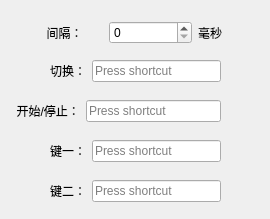
<?xml version="1.0" encoding="UTF-8"?>
<ui version="4.0">
 <class>Widget</class>
 <widget class="QWidget" name="Widget">
  <property name="geometry">
   <rect>
    <x>0</x>
    <y>0</y>
    <width>270</width>
    <height>219</height>
   </rect>
  </property>
  <property name="windowTitle">
   <string>小小按键精灵</string>
  </property>
  <widget class="QWidget" name="layoutWidget_switch">
   <property name="geometry">
    <rect>
     <x>50</x>
     <y>60</y>
     <width>171</width>
     <height>25</height>
    </rect>
   </property>
   <layout class="QFormLayout" name="form_switch">
    <item row="0" column="0">
     <widget class="QLabel" name="label_switch">
      <property name="text">
       <string>切换：</string>
      </property>
      <property name="buddy">
       <cstring>keySequence_switch</cstring>
      </property>
     </widget>
    </item>
    <item row="0" column="1">
     <widget class="QKeySequenceEdit" name="keySequence_switch"/>
    </item>
   </layout>
  </widget>
  <widget class="QWidget" name="layoutWidget_key1">
   <property name="geometry">
    <rect>
     <x>50</x>
     <y>140</y>
     <width>171</width>
     <height>25</height>
    </rect>
   </property>
   <layout class="QFormLayout" name="form_key1">
    <item row="0" column="0">
     <widget class="QLabel" name="label_key1">
      <property name="text">
       <string>键一：</string>
      </property>
      <property name="buddy">
       <cstring>keySequence_key1</cstring>
      </property>
     </widget>
    </item>
    <item row="0" column="1">
     <widget class="QKeySequenceEdit" name="keySequence_key1"/>
    </item>
   </layout>
  </widget>
  <widget class="QWidget" name="layoutWidget_start">
   <property name="geometry">
    <rect>
     <x>10</x>
     <y>100</y>
     <width>211</width>
     <height>25</height>
    </rect>
   </property>
   <layout class="QFormLayout" name="form_start">
    <item row="0" column="0">
     <widget class="QLabel" name="label__start">
      <property name="text">
       <string>  开始/停止：</string>
      </property>
      <property name="buddy">
       <cstring>keySequence_start</cstring>
      </property>
     </widget>
    </item>
    <item row="0" column="1">
     <widget class="QKeySequenceEdit" name="keySequence_start"/>
    </item>
   </layout>
  </widget>
  <widget class="QWidget" name="layoutWidget_key2">
   <property name="geometry">
    <rect>
     <x>50</x>
     <y>180</y>
     <width>171</width>
     <height>25</height>
    </rect>
   </property>
   <layout class="QFormLayout" name="form_key2">
    <item row="0" column="0">
     <widget class="QLabel" name="label_key2">
      <property name="text">
       <string>键二：</string>
      </property>
      <property name="buddy">
       <cstring>keySequence_key2</cstring>
      </property>
     </widget>
    </item>
    <item row="0" column="1">
     <widget class="QKeySequenceEdit" name="keySequence_key2"/>
    </item>
   </layout>
  </widget>
  <widget class="QWidget" name="layoutWidget_interval">
   <property name="geometry">
    <rect>
     <x>20</x>
     <y>20</y>
     <width>261</width>
     <height>26</height>
    </rect>
   </property>
   <layout class="QHBoxLayout" name="hor_interval">
    <item>
     <widget class="QLabel" name="label_interval">
      <property name="text">
       <string>        间隔：</string>
      </property>
      <property name="buddy">
       <cstring>spinBox_interval</cstring>
      </property>
     </widget>
    </item>
    <item>
     <widget class="QSpinBox" name="spinBox_interval"/>
    </item>
    <item>
     <widget class="QLabel" name="label_unit">
      <property name="text">
       <string>毫秒         </string>
      </property>
      <property name="buddy">
       <cstring>spinBox_interval</cstring>
      </property>
     </widget>
    </item>
   </layout>
  </widget>
 </widget>
 <tabstops>
  <tabstop>spinBox_interval</tabstop>
  <tabstop>keySequence_switch</tabstop>
  <tabstop>keySequence_start</tabstop>
  <tabstop>keySequence_key1</tabstop>
  <tabstop>keySequence_key2</tabstop>
 </tabstops>
 <resources/>
 <connections/>
</ui>
